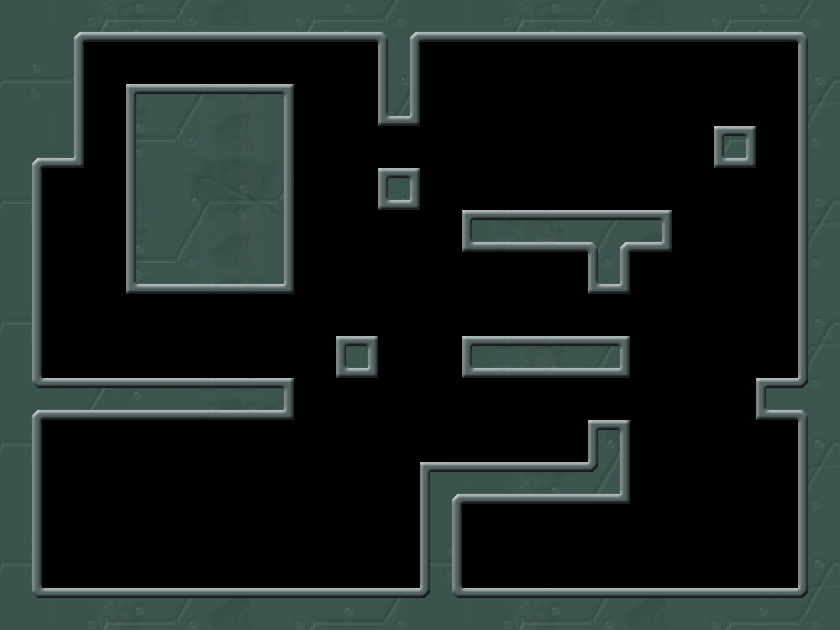

Rendered tile map (Tiled .tmx) drawn with the repository's tilesets; below, a short description and the map source with its tile grids summarised:
An orthogonal 20x15 tile map with 42x42 px tiles, 1 tile layer (map) and 34 objects (11x nl, 10x tnl, 2x dec_godeng, 2x emy_zhu, na, ...).

<map version="1.0" orientation="orthogonal" width="20" height="15" tilewidth="42" tileheight="42">
 <tileset firstgid="1" name="level5" tilewidth="42" tileheight="42">
  <image source="level5.png" width="840" height="630" />
  <tile id="22">
   <properties>
    <property name="tag" value="1" />
   </properties>
  </tile>
 </tileset>
 <layer name="map" width="20" height="15">
  <data>[300 cells, 300 non-empty, 141 distinct tile ids]</data>
 </layer>
 <objectgroup name="data" width="20" height="15">
  <object name="na" x="462" y="546" width="42" height="42" />
  <object name="emy_lang" x="210" y="42" width="42" height="42">
   <properties>
    <property name="flipX" value="1" />
   </properties>
  </object>
  <object name="tnl" x="42" y="546" width="42" height="42">
   <properties>
    <property name="diy" value="1" />
   </properties>
  </object>
  <object name="tnl" x="84" y="546" width="42" height="42">
   <properties>
    <property name="diy" value="1" />
   </properties>
  </object>
  <object name="tnl" x="126" y="546" width="42" height="42">
   <properties>
    <property name="diy" value="1" />
   </properties>
  </object>
  <object name="tnl" x="294" y="546" width="42" height="42">
   <properties>
    <property name="diy" value="1" />
   </properties>
  </object>
  <object name="tnl" x="210" y="546" width="42" height="42">
   <properties>
    <property name="diy" value="1" />
   </properties>
  </object>
  <object name="tnl" x="252" y="546" width="42" height="42">
   <properties>
    <property name="diy" value="1" />
   </properties>
  </object>
  <object name="tnl" x="168" y="546" width="42" height="42">
   <properties>
    <property name="diy" value="1" />
   </properties>
  </object>
  <object name="nl" x="420" y="42" width="42" height="42">
   <properties>
    <property name="dir" value="2" />
   </properties>
  </object>
  <object name="nl" x="462" y="42" width="42" height="42">
   <properties>
    <property name="dir" value="2" />
   </properties>
  </object>
  <object name="nl" x="504" y="42" width="42" height="42">
   <properties>
    <property name="dir" value="2" />
   </properties>
  </object>
  <object name="nl" x="546" y="42" width="42" height="42">
   <properties>
    <property name="dir" value="2" />
   </properties>
  </object>
  <object name="nl" x="588" y="42" width="42" height="42">
   <properties>
    <property name="dir" value="2" />
   </properties>
  </object>
  <object name="nl" x="630" y="42" width="42" height="42">
   <properties>
    <property name="dir" value="2" />
   </properties>
  </object>
  <object name="nl" x="672" y="42" width="42" height="42">
   <properties>
    <property name="dir" value="2" />
   </properties>
  </object>
  <object name="wl" x="672" y="546" width="42" height="42" />
  <object name="bhp" x="168" y="336" width="42" height="42">
   <properties>
    <property name="addper" value="5" />
    <property name="hp" value="100" />
    <property name="kill" value="20" />
   </properties>
  </object>
  <object name="nl" x="714" y="42" width="42" height="42">
   <properties>
    <property name="dir" value="2" />
   </properties>
  </object>
  <object name="nl" x="756" y="42" width="42" height="42">
   <properties>
    <property name="dir" value="2" />
   </properties>
  </object>
  <object name="nl" x="756" y="420" width="42" height="42">
   <properties>
    <property name="dir" value="2" />
   </properties>
  </object>
  <object name="nl" x="630" y="252" width="42" height="42">
   <properties>
    <property name="dir" value="2" />
   </properties>
  </object>
  <object name="dec_godeng" x="168" y="294" width="42" height="42">
   <properties>
    <property name="any" value="1" />
   </properties>
  </object>
  <object name="dec_oneBox" x="588" y="546" width="42" height="42">
   <properties>
    <property name="any" value="0" />
   </properties>
  </object>
  <object name="dec_godeng" x="588" y="504" width="42" height="42">
   <properties>
    <property name="any" value="1" />
   </properties>
  </object>
  <object name="dec_tong" x="756" y="546" width="42" height="42">
   <properties>
    <property name="any" value="0" />
   </properties>
  </object>
  <object name="dec_yuantong" x="504" y="168" width="42" height="42">
   <properties>
    <property name="any" value="0" />
    <property name="flipX" value="1" />
   </properties>
  </object>
  <object name="emy_zhu" x="420" y="420" width="42" height="42">
   <properties>
    <property name="flipX" value="1" />
    <property name="max" value="13" />
    <property name="min" value="10" />
    <property name="speed" value="1" />
   </properties>
  </object>
  <object name="emy_zhu" x="504" y="168" width="42" height="42">
   <properties>
    <property name="flipX" value="1" />
    <property name="max" value="15" />
    <property name="min" value="11" />
    <property name="speed" value="1" />
   </properties>
  </object>
  <object name="emy_niao" x="756" y="336" width="42" height="42">
   <properties>
    <property name="fly" value="1" />
    <property name="max" value="8" />
    <property name="min" value="2" />
    <property name="speed" value="1" />
   </properties>
  </object>
  <object name="tnl" x="336" y="546" width="42" height="42">
   <properties>
    <property name="diy" value="1" />
   </properties>
  </object>
  <object name="tnl" x="336" y="546" width="42" height="42">
   <properties>
    <property name="diy" value="1" />
   </properties>
  </object>
  <object name="dec_tie" x="462" y="378" width="42" height="42">
   <properties>
    <property name="any" value="1" />
   </properties>
  </object>
  <object name="tnl" x="378" y="546" width="42" height="42">
   <properties>
    <property name="diy" value="1" />
   </properties>
  </object>
 </objectgroup>
</map>